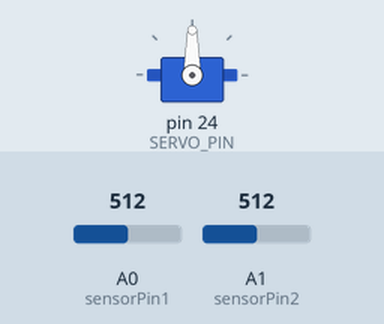
The sketch below on a simulated Arduino Mega 2560, built with avr-gcc and run on an emulated ATmega2560. Parts: servo. Inputs (shaded band) come from the test bench; at power-on: A0 (sensorPin1) = 512, A1 (sensorPin2) = 512.

Above: at 1.2 s.
1.3 s: A0 (sensorPin1) set to 544
3.2 s: A1 (sensorPin2) set to 549
4.7 s: A1 (sensorPin2) set to 579
At 5.8 s:
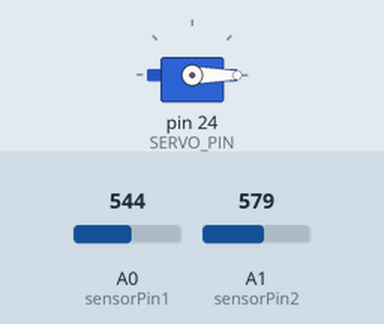
6.6 s: A1 (sensorPin2) set to 540
9.2 s: A1 (sensorPin2) set to 512
At 11.02 s:
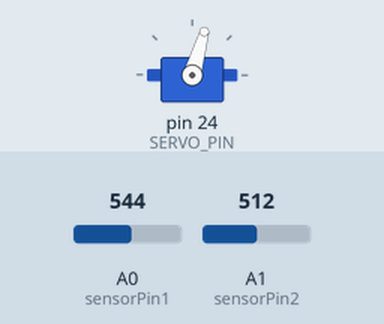
12.2 s: A1 (sensorPin2) set to 716
At 12.58 s:
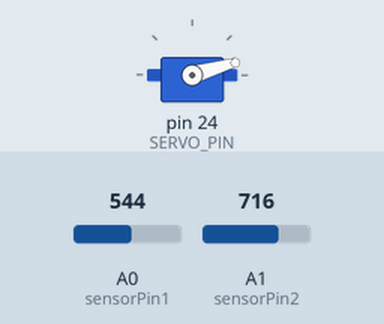
Timing chart, 0 to 15.1 s (numbered marks = the images above; inputs shaded):
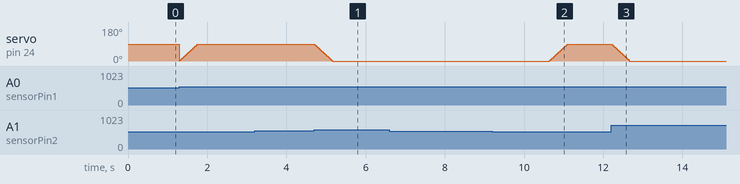

The sketch:

june_2024_orchids.ino
```cpp
//phototropic lego orchids
//Author: Abi
//Date: 2024-06-01
//purpose: This code controls the up-down motion of orchid flowers controlled with an SG90 servo via string. Two photoresistors located in flower stamens provide input
//the servo reels in or releases string based on which of the two orchids has greater light exposure.

#include <Servo.h>          // Servo library for controlling our SG90 servo

int sensorPin1 = A0;
int sensorValue1 = 0;
int sensorPin2 = A1;
int sensorValue2 = 0;
int direction = 0;

const uint8_t SERVO_PIN = 24;
Servo myservo;  // create servo object to control a servo

void setup() {
  // put your setup code here, to run once:
 Serial.begin(9600);
 myservo.attach(SERVO_PIN);  // Servo control is on SERVO_PIN
}

void loop() {
  // put your main code here, to run repeatedly:
sensorValue1 = analogRead(sensorPin1);
sensorValue2 = analogRead(sensorPin2);

  // Read the analog sensor value and send it to serial
//Serial.println(sensorValue1);
//Serial.println(sensorValue2);
//delay(500);

if (sensorValue1 > (sensorValue2+20)){
  // First sweep from 0 degrees to 180 degrees
  //for (int direction = 0; direction <= 180; direction += 2) {  // goes from 0 degrees to 180 degrees
    // in steps of 1 degree
    direction += 2;  // goes from 0 degrees to 180 degrees
    if (direction > 90){
      direction = 90;
    }
    myservo.write(direction);  // tell servo to go to position in variable 'direction'
    delay(10);
  }

if (sensorValue2 > (sensorValue1+20)){
  // First sweep from 0 degrees to 180 degrees
  //for (int direction = 0; direction <= 180; direction += 2) {  // goes from 0 degrees to 180 degrees
    // in steps of 1 degree
    direction -= 2;  // goes from 0 degrees to 180 degrees
    myservo.write(direction);  // tell servo to go to position in variable 'direction'
    delay(10);
  }

}
```

Measured:
- the behaviour switches between 564 and 565 on A1 (sensorPin2) (found by bisection; images 0 and 1)
- the behaviour switches between 524 and 523 on A1 (sensorPin2) (found by bisection; images 1 and 2)
- after the input at 3.2 s, every drawn part: stays the same
- after the input at 4.7 s, servo on pin 24 (SERVO_PIN): moves from 90° to 0° over 0.45 s, starting at once
- after the input at 6.6 s, every drawn part: stays the same
- after the input at 9.2 s, servo on pin 24 (SERVO_PIN): moves from 0° to 90° over 0.45 s, starting after 1.4 s
- after the input at 12.2 s, servo on pin 24 (SERVO_PIN): moves from 90° to 0° over 0.45 s, starting at once
